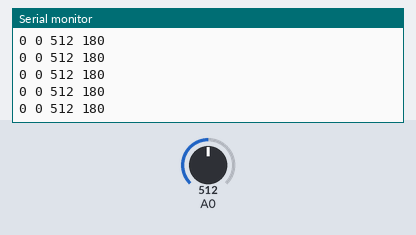
Simulated run of this sketch. Board: Arduino Uno, built with avr-gcc and run on an emulated ATmega328P. Shown: the last lines printed to the serial monitor. The test bench sets the inputs (shaded band); at power-on: A0 = 512.

Above: at 1.2 s.
1.3 s: A0 set to 429
At 2.1 s:
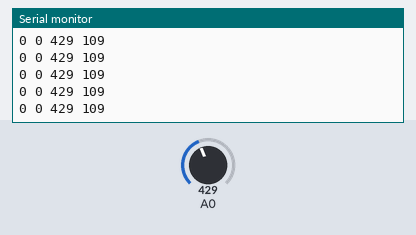
4.3 s: A0 set to 406
At 4.9 s:
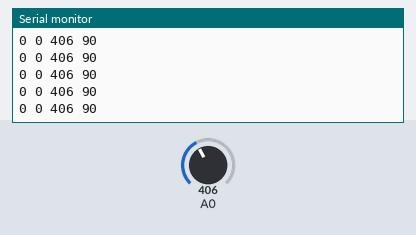
5.8 s: A0 set to 11
At 6.5 s:
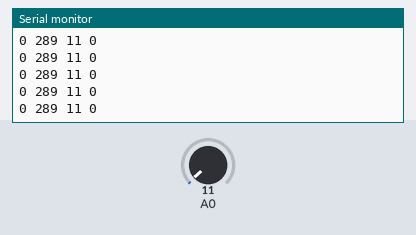
8.8 s: A0 set to 8
At 9.8 s:
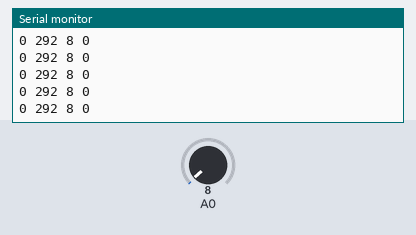
Timing chart, 0 to 11.8 s (numbered marks = the images above; inputs shaded):
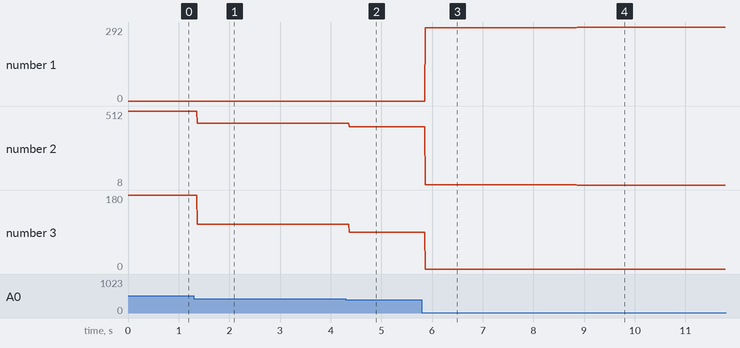

Measured:
- after the input at 1.3 s, the serial monitor: prints a new line after 0.07 s (image 1)
- after the input at 4.3 s, the serial monitor: prints a new line after 0.07 s (image 2)
- after the input at 5.8 s, the serial monitor: prints a new line after 0.07 s (image 3)
- after the input at 8.8 s, the serial monitor: prints a new line after 0.06 s (image 4)
- plotted number 1: 0 → 289 after the input at 5.8 s, 289 → 292 after the input at 8.8 s
- plotted number 2: 512 → 429 after the input at 1.3 s, 429 → 406 after the input at 4.3 s, 406 → 11 after the input at 5.8 s, 11 → 8 after the input at 8.8 s
- plotted number 3: 180 → 109 after the input at 1.3 s, 109 → 90 after the input at 4.3 s

The sketch:

SimpleWaveformDampener.ino
```cpp
#include <Arduino.h>

const int threshold = 80;
int abstop = 600;
int absbottom = 300;

void setup()
{
    pinMode(A0, INPUT);
    Serial.begin(9600);
}

void loop()
{
    int var1 = 0;
    int var2 = 0;
    int val = analogRead(A0);

    if(abstop - val < threshold)
    {
      var1 = abstop - val;
      if(var1 < 0)
      {
        var1 *= -1;
      }
    }
    if(val - absbottom < threshold)
    {
      var2 = val - absbottom;
      if(var2 < 0)
      {
        var2 *= -1;
      }
    }
    int mappedValue = map(val, absbottom - var2, abstop + var1, 0, 255);

    //Serial.print(0);
    //Serial.print(" ");
    //Serial.print(255);
    //Serial.print(" ");
    //Serial.println(mappedValue);

    Serial.print(var1);
    Serial.print(" ");
    Serial.print(var2);
    Serial.print(" ");
    Serial.print(val);
    Serial.print(" ");
    Serial.println(mappedValue);


    delay(10);
}
```
